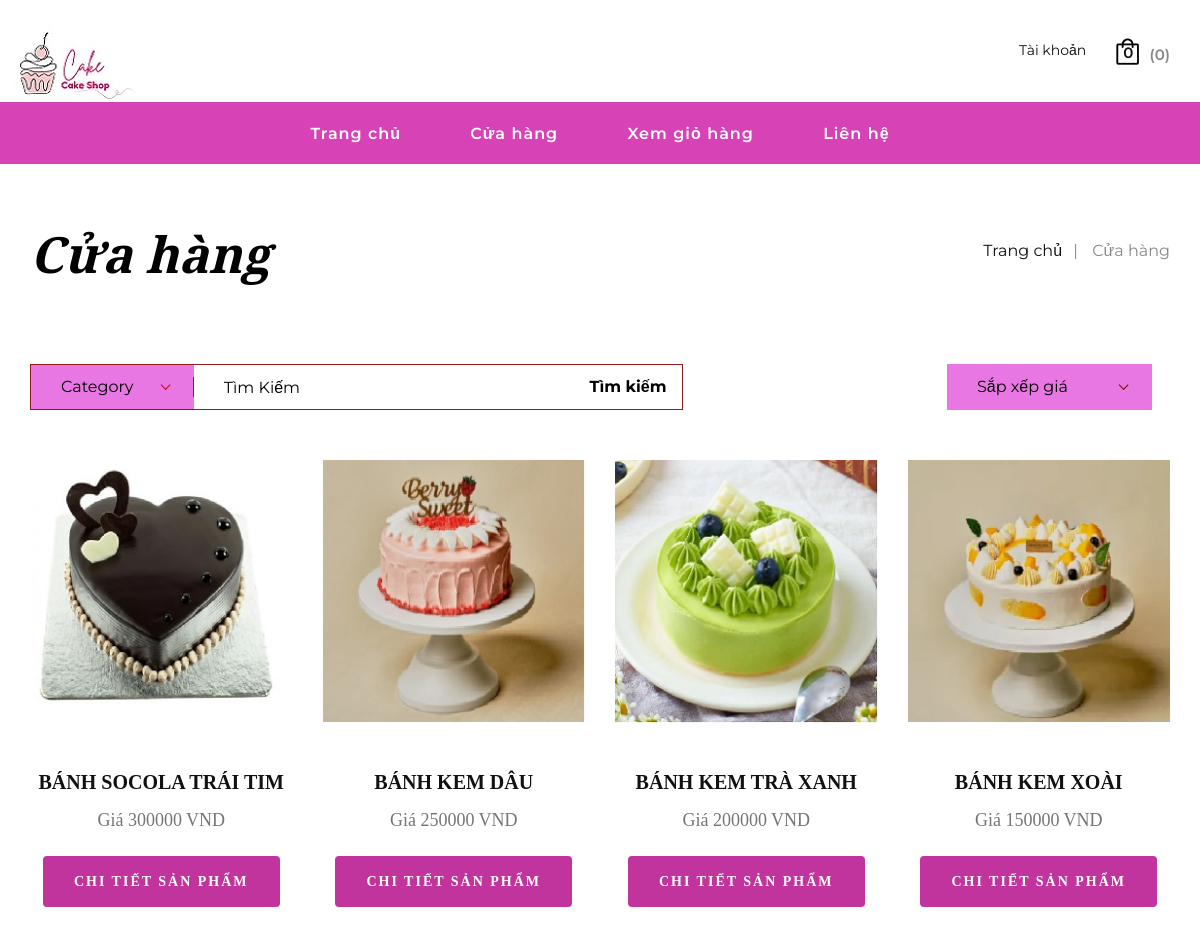
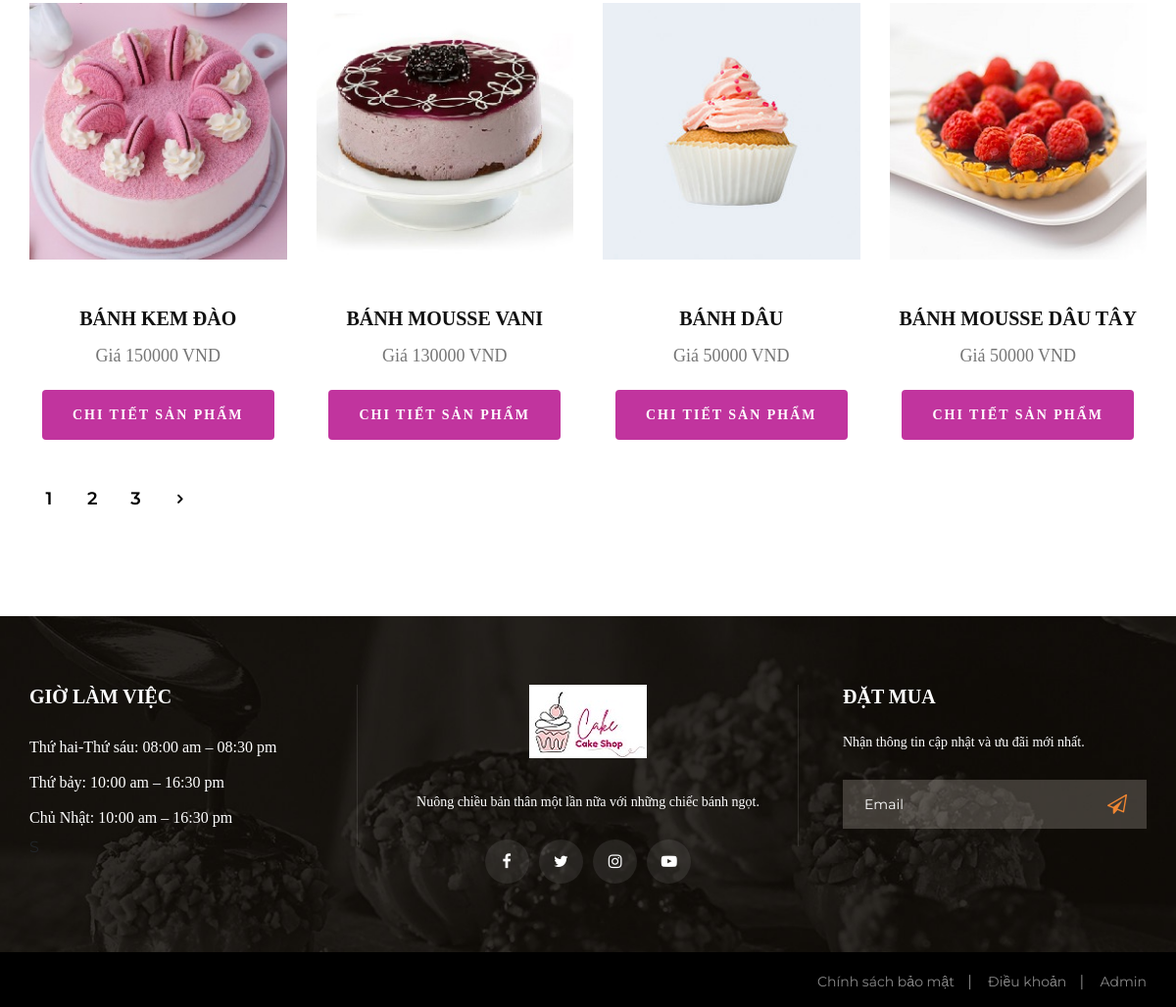
Page /sort_high_to_low_product.php on the committed database (2 pictures, top to bottom).
### tables this page shows
CREATE TABLE `products` (
  `ProductId` int(11) NOT NULL,
  `Name` varchar(255) NOT NULL,
  `Image` varchar(255) NOT NULL,
  `Quantity` int(11) NOT NULL,
  `Description` text NOT NULL,
  `BuyPrice` float NOT NULL,
  `SellPrice` float NOT NULL,
  `Status` tinyint(1) NOT NULL DEFAULT 1,
  `CountView` int(11) NOT NULL DEFAULT 0,
  `CategoriId` int(11) NOT NULL,
  `BrandId` int(11) NOT NULL,
  `is_accept` int(1) NOT NULL DEFAULT 1
);

### sort_high_to_low_product.php (the view, shortened to what this page needs)
<?php
include($_SERVER['DOCUMENT_ROOT'] . "/inc/header.php");
include($_SERVER['DOCUMENT_ROOT'] . "/database/connect.php");
$itemsPerPage = 8;
$currentPage = isset($_GET['page']) ? $_GET['page'] : 1;
$startItem = ($currentPage - 1) * $itemsPerPage;
$query = "SELECT * FROM Products WHERE status = 1 AND is_accept = 1 ORDER BY SellPrice DESC LIMIT $startItem, $itemsPerPage";
$Products = mysqli_query($conn, $query);
$totalQuery = "SELECT COUNT(*) as total FROM Products WHERE status = 1 AND is_accept = 1";
$totalResult = mysqli_query($conn, $totalQuery);
$totalRow = mysqli_fetch_assoc($totalResult)['total'];
$totalPages = ceil($totalRow / $itemsPerPage);
?>
<div class="breadcrumb-option">
    <div class="container">
        <div class="row">
            <div class="col-lg-6 col-md-6 col-sm-6">
                <div class="breadcrumb__text">
                    <h2>Cửa hàng</h2>
                </div>
            </div>
            <div class="col-lg-6 col-md-6 col-sm-6">
                <div class="breadcrumb__links">
                    <a href="./index.php">Trang chủ</a>
                    <span>Cửa hàng</span>
                </div>
            </div>
        </div>
    </div>
</div>
<section class="shop spad">
    <div class="container">
        <div class="shop__option">
            <div class="row">
                <div class="col-lg-7 col-md-7">
                    <div class="shop__option__search">
                        <form action="search_product.php" method="POST">
                                <input type="text" name="search" class="form-control rounded" placeholder="Tìm Kiếm"/>
                                <button class="btn btn-primary" type ="submit" name="submit">Tìm kiếm</button>
                        </form>
                    </div>
                </div>
                <div class="col-lg-5 col-md-5">
                    <div class="shop__option__right">
                    </div>
                </div>
            </div>
        </div>
        <div class="row">
            <?php foreach ($Products as $key => $value) : ?>
                <div class="col-lg-3 col-md-6 col-sm-6">
                    <div class="product__item">
                        <div class="product__item__pic set-bg">
                            <a href="product_detail.php?id=<?php echo $value['ProductId'] ?> ">
                                <img src="..//admin//uploads//<?php echo $value['Image'] ?>" alt="Chi tiết sản phẩm">
                            </a>
                        </div>
                        <div class="product__item__text">
                            <h6> <a href="product_detail.php?id=<?php echo $value['ProductId'] ?>"><?php echo $value['Name'] ?></a></h6>
                            <h5>Giá <?php echo $value['SellPrice'] . ' VND' ?></h5>
                            <div>
                                <button class="btn primary-btn mt-4">
                                    <a style="color: white" href="product_detail.php?id=<?php echo $value['ProductId'] ?> ">Chi tiết sản phẩm</a>
                                </button>
                            </div>
                        </div>
                    </div>
                </div>
            <?php endforeach; ?>
        </div>
        <div class="shop__last__option">
    <div class="row">
        <div class="col-lg-6 col-md-6 col-sm-6">
            <div class="shop__pagination">
                <?php for ($i = 1; $i <= $totalPages; $i++) { ?>
                    <a href="?page=<?php echo $i; ?>"><?php echo $i; ?></a>
                <?php } ?>
                <a href="?page=<?php echo min($totalPages, $currentPage + 1); ?>"><span class="arrow_carrot-right"></span></a>
            </div>
        </div>
        <div class="col-lg-6 col-md-6 col-sm-6">
        </div>
    </div>
</div>
    </div>
</section>
<?php
include($_SERVER["DOCUMENT_ROOT"] . '//inc/footer.php');
?>

### css/styllee.css (style rules this page uses)
html, body { height: 100%; font-family: "Montserrat", sans-serif; -webkit-font-smoothing: antialiased; }
h1, h2, h3, h4, h5, h6 { margin: 0; color: #11111194; font-weight: 400; font-family: "Montserrat", sans-serif; }
h2 { font-size: 36px; font-family: 'Times New Roman', serif; }
h5 { font-size: 18px; font-family: 'Times New Roman', serif; }
h6 { font-size: 20px; font-family: 'Times New Roman', serif; }
img { max-width: 100%; }
.set-bg { background-repeat: no-repeat; background-size: cover; background-position: top center; }
.spad { padding-top: 100px; padding-bottom: 100px; }
.primary-btn { display: inline-block; font-size: 14px; font-weight: 600; text-transform: uppercase; padding: 14px 30px; color: #ffffff; background: #b40789d0; letter-spacing: 2px; font-family: 'Times New Roman', serif; }
.product__item { margin-bottom: 40px; }
.product__item__pic { height: 270px; position: relative; background-position: center; }
.product__item__text { padding-top: 40px; text-align: center; position: relative; }
.product__item__text h6 { margin-bottom: 16px; }
.product__item__text h6 a { color: #111111; font-weight: 600; text-transform: uppercase; }
.breadcrumb-option { padding-top: 60px; }
.breadcrumb__text h2 { font-size: 50px; color: #000000; font-weight: 700; font-style: italic; font-family: "Playfair Display", serif; }
.breadcrumb__links { text-align: right; padding-top: 15px; }
.breadcrumb__links a { font-size: 16px; color: #111111; margin-right: 26px; display: inline-block; position: relative; }
.breadcrumb__links a:after { position: absolute; right: -16px; top: 0; content: "|"; color: #888888; }
.breadcrumb__links span { font-size: 16px; color: #888888; display: inline-block; }
.shop { padding-top: 80px; }
.shop__option { margin-bottom: 50px; }
.shop__option__search form { border: 1px solid #8f1b1b; height: 46px; position: relative; }
.shop__option__search form input { width: 75%; height: 100%; border: none; font-size: 16px; color: #000000; padding-left: 30px; }
.shop__option__search form input::placeholder { color: #000000; }
.shop__option__search form button { color: #000000; font-size: 16px; font-weight: 700; position: absolute; right: 0; top: 0; border: none; background: transparent; height: 100%; padding: 0 15px; }
.shop__option__right { text-align: right; }
.shop__pagination a { display: inline-block; color: #000000; font-size: 18px; font-weight: 600; height: 40px; width: 40px; border-radius: 50%; line-height: 40px; text-align: center; -webkit-transition: all, 0.5s; -o-transition: all, 0.5s; transition: all, 0.5s; }
.shop__pagination a span { font-size: 18px; font-weight: 600; position: relative; top: 2px; }
@media only screen and (min-width: 1200px) { .container { max-width: 1170px; } }

### rows in the picture
products: Image (picture), Name "BÁNH SOCOLA TRÁI TIM", SellPrice "300000"
products: Image (picture), Name "BÁNH KEM DÂU", SellPrice "250000"
products: Image (picture), Name "BÁNH KEM TRÀ XANH", SellPrice "200000"
products: Image (picture), Name "BÁNH KEM XOÀI", SellPrice "150000"
products: Image (picture), Name "BÁNH KEM ĐÀO", SellPrice "150000"
products: Image (picture), Name "BÁNH MOUSSE VANI", SellPrice "130000"
products: Image (picture), Name "BÁNH DÂU", SellPrice "50000"
products: Image (picture), Name "BÁNH MOUSSE DÂU TÂY", SellPrice "50000"

### other values in the picture
count($cart) "0"
